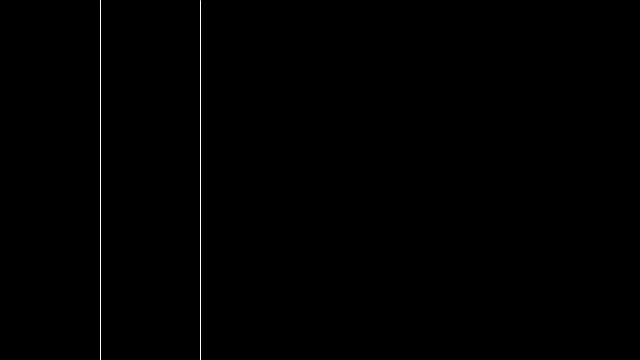
Frame 1 (no input)
Frame 60 (the mouse pressed at the canvas centre just before this capture): identical to frame 1, image omitted
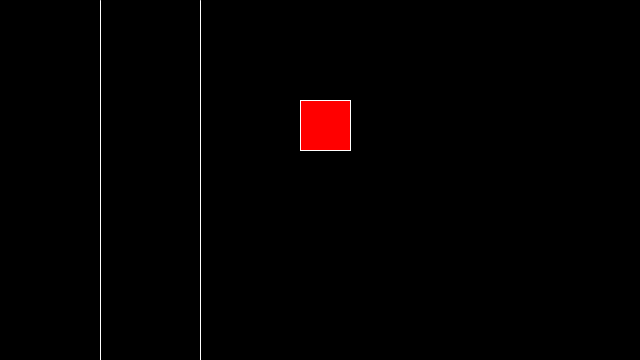
Frame 120 (the mouse held since frame 60 and released just before this capture)

The Processing sketch that drew these frames (run headless with seeded random() and noise(); from frame 60 on, the mouse is pressed at the canvas centre):

// Processing sketch: OPGAVE_5_2
// ── OPGAVE_5_2.pde
void setup () {
  size(640,360);
}

void draw() {
  background (0);
  if (mouseX>100){
    fill(255,0,0);
    rect(300,100,50,50);
} else if (mouseX>200){
  fill (0,255,0);
  rect (300,300,50,50);
}

  stroke(255);
  line(100,0,100,height);
  
  line(200,0,200,height);
}
